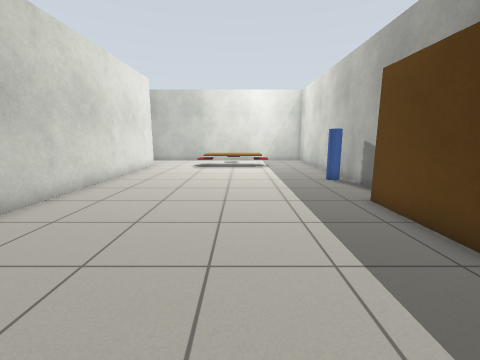
[1] (above)

16 first-person views from a walk through a Gazebo world. The camera is 1 m above the floor, tilts 10° down and sees 90° across. The floor is counted in squares, 0.5 m on a side. Each view is taken from the middle of a square. On the plan, view 1 faces up. The plan holds only what a view shows up to about 15 squares ahead; the rest is blank.

[2]
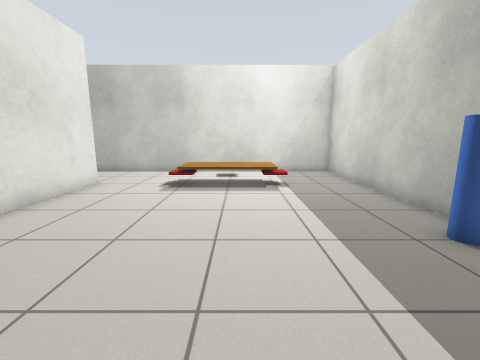

[3]
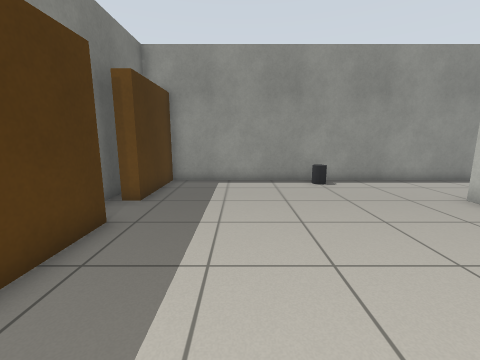

[4]
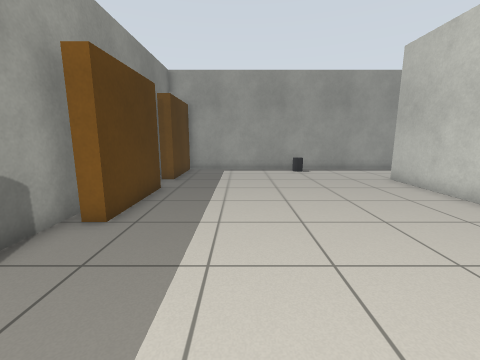

[5]
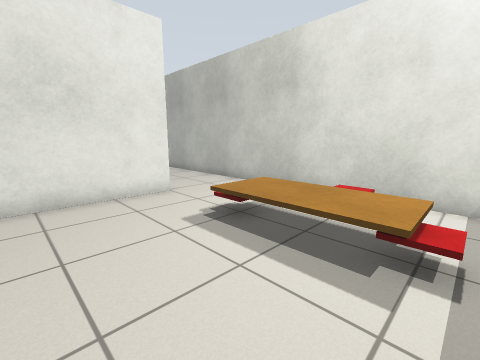

[6]
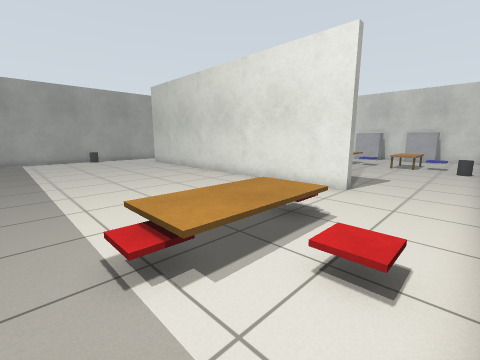

[7]
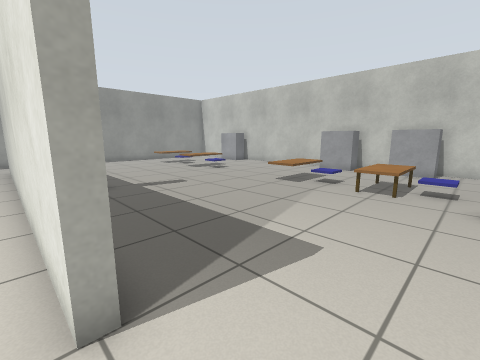

[8]
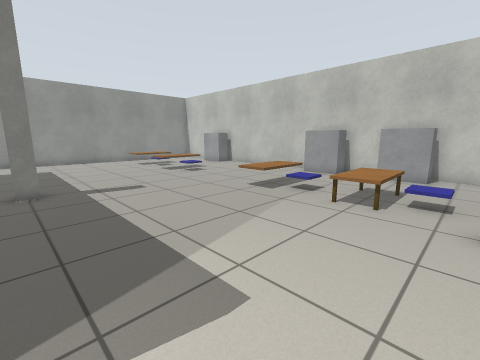

[9]
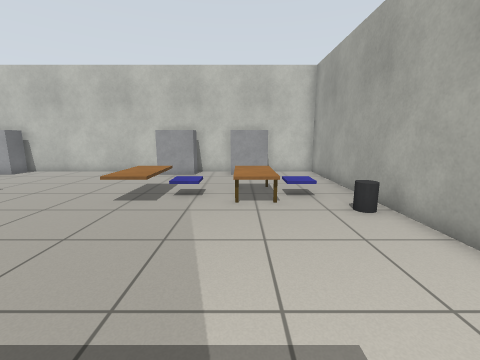

[10]
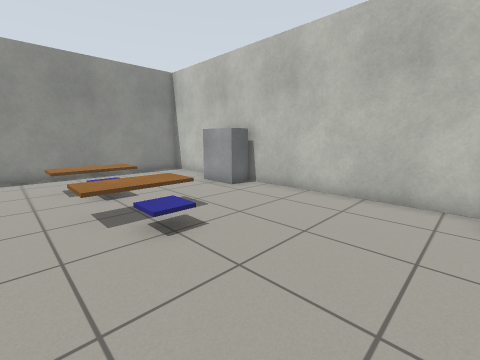

[11]
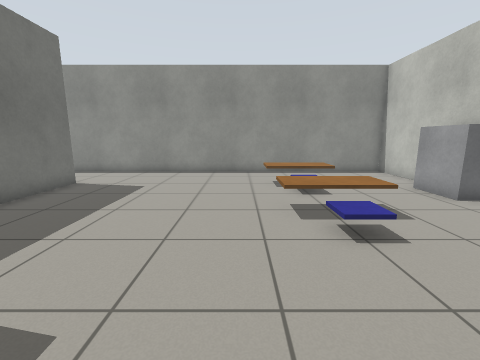

[12]
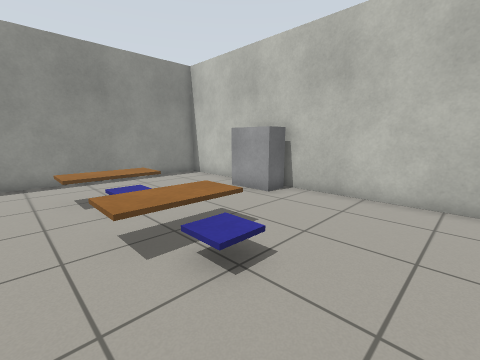

[13]
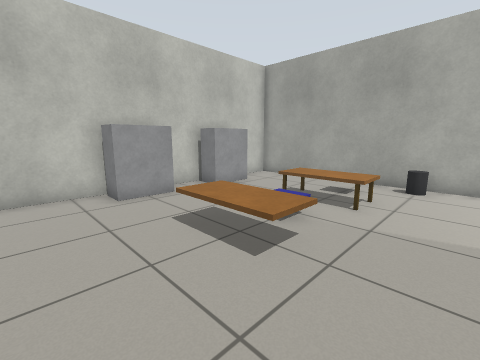

[14]
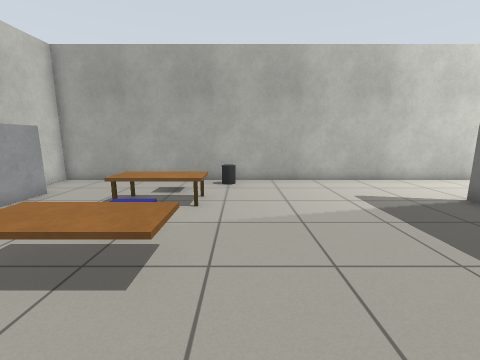

[15]
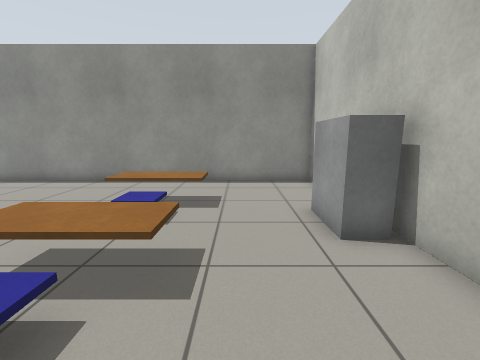

[16]
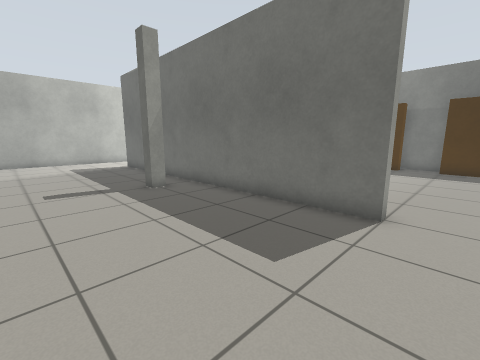

### Floor plan
Points are (right, up) in squares from view 1. A wall is a line through its corners. A room is listed if a view was taken in it or the views show most of it. See-through windows are left out.
Room 1 (views 1, 2, 3, 4, 5, 6, 7)
walls: (5.3, 12.4) (5.3, 21.3) (-7.4, 21.3); (5.3, 6.8) (5.3, 10.5); (4.9, 3.5) (4.2, 3.5) (4.2, 7.5) (4.9, 7.5); (-6.7, 17.5) (-6.3, 17.5) (-6.3, 1.5) (-6.7, 1.5); (5.3, -0.1) (5.3, 3.6); (-1.2, -2.3) (4.2, -2.3) (4.2, 1.5) (4.9, 1.5); (-7.6, -2.3) (-3.6, -2.3)
ways out: opening at (-7, -0.5) to room 2; opening at (-7, 19.5) to room 2
objects: bin (-3, -2) to (-2, -1); other object (-3, 17) to (-3, 18); brown box (-2, 17) to (1, 18); red box (-1, 20) to (0, 20); red box (2, 17) to (2, 18); blue cylinder (4, 11) to (5, 12)
Room 2 (views 8, 9, 10, 11, 12, 13, 14, 15, 16)
walls: (-22.3, 12.6) (-22.3, 4.5); (-6.7, 14.6) (-6.7, 17.5); (-22.3, 16.6) (-22.3, 14.4); (-22.3, 2.6) (-22.3, -2.3) (-7.6, -2.3); (-15.6, 21.3) (-22.3, 21.3) (-22.3, 18.4); (-6.7, 1.5) (-6.7, 12.1); (-7.4, 21.3) (-13.4, 21.3)
ways out: opening at (-7, -0.5) to room 1; opening at (-7, 19.5) to room 1
objects: cabinet (-22, 3) to (-21, 4); cabinet (-22, 13) to (-21, 14); cabinet (-22, 17) to (-21, 18); brown box (-18, 1) to (-15, 2); brown box (-18, 5) to (-15, 6); brown box (-18, 13) to (-15, 14); brown box (-18, 17) to (-15, 18); blue box (-17, 3) to (-16, 3); blue box (-17, 7) to (-16, 7); blue box (-17, 15) to (-16, 15); blue box (-17, 19) to (-16, 19); bin (-15, 20) to (-14, 21); pillar (-9, 9) to (-8, 10)

Positions as (right, up) in squares from view 1, and headings:
1: (0, 0), facing up
2: (0, 7), facing up
3: (1, 9), facing down
4: (1, 13), facing down
5: (2, 13), facing up-left
6: (3, 21), facing down-left
7: (-6, 20), facing down-left
8: (-8, 20), facing down-left
9: (-8, 17), facing left
10: (-14, 12), facing down-left
11: (-14, 12), facing down
12: (-14, 10), facing down-left
13: (-13, 10), facing up-left
14: (-14, 10), facing up
15: (-19, 9), facing down
16: (-13, 0), facing up-right
